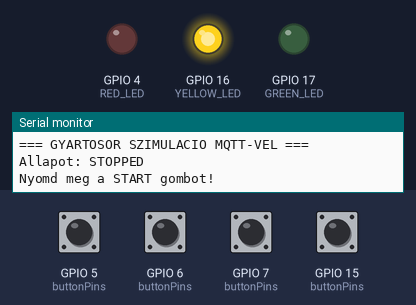
A sketch run on a simulated ESP32. On the bench: output pins drawn as LEDs (lit = HIGH), the last lines printed to the serial monitor. The test bench sets the inputs (shaded band); at power-on: GPIO 5 (buttonPins), GPIO 6 (buttonPins), GPIO 7 (buttonPins), GPIO 15 (buttonPins) HIGH. WiFi joins after 1.5 s; servers stay silent unless stated; no MQTT or app messages arrive unless stated; not simulated (calls return 0 or success): secrets.h.

Above: at 1.2 s.
1.3 s: GPIO 5 (buttonPins) pulled LOW for 0.15 s
At 2.5 s:
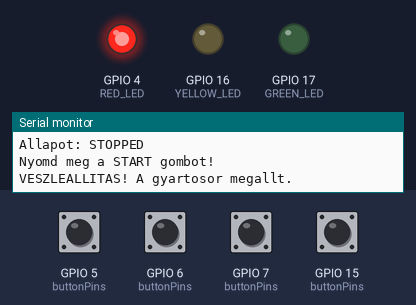
4.4 s: GPIO 7 (buttonPins) pulled LOW for 0.15 s
At 5.6 s:
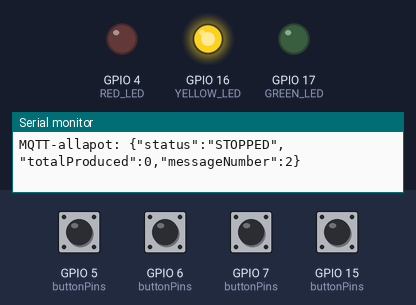
6.0 s: GPIO 15 (buttonPins) pulled LOW for 0.15 s
At 6.9 s:
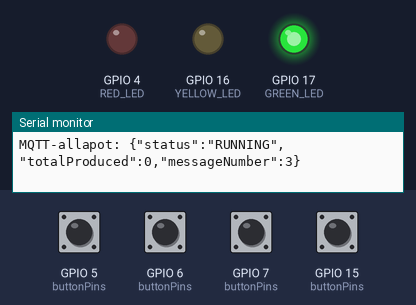
7.6 s: GPIO 6 (buttonPins) pulled LOW for 0.15 s
At 8.1 s:
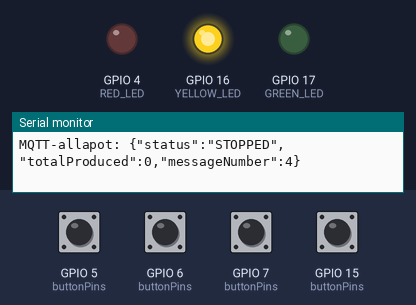
9.2 s: GPIO 5 (buttonPins) pulled LOW for 1 s
At 10.5 s:
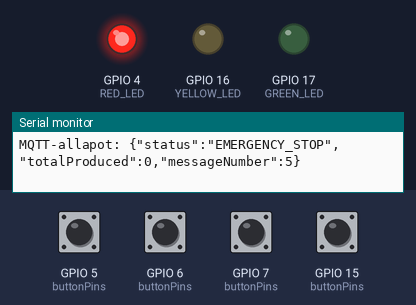
Timing chart, 0 to 12.2 s (numbered marks = the images above; inputs shaded):
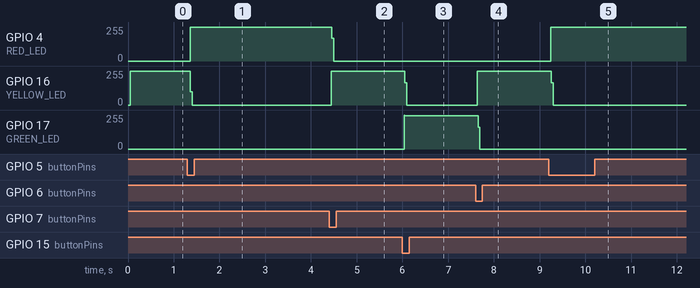

Measured:
- after the input at 1.3 s, GPIO 4 (RED_LED): 0/255 → 253/255 after 0.07 s, → 255/255 1.7 s later; GPIO 16 (YELLOW_LED): 253/255 → 0/255 after 0.07 s
- after the input at 4.4 s, GPIO 4 (RED_LED): 255/255 → 0/255 after 0.05 s; GPIO 16 (YELLOW_LED): 0/255 → 252/255 at once
- after the input at 6.0 s, GPIO 16 (YELLOW_LED): 252/255 → 0/255 after 0.05 s; GPIO 17 (GREEN_LED): 0/255 → 251/255 at once
- after the input at 7.6 s, GPIO 16 (YELLOW_LED): 0/255 → 252/255 at once; GPIO 17 (GREEN_LED): 251/255 → 0/255 after 0.05 s
- after the input at 9.2 s, GPIO 4 (RED_LED): 0/255 → 254/255 at once; GPIO 16 (YELLOW_LED): 252/255 → 0/255 after 0.05 s

The sketch:

Gyartosor_Szimulacio.ino
```cpp
#include <WiFi.h>
#include <PubSubClient.h>
#include "secrets.h"

const char* WIFI_SSID = SECRET_WIFI_SSID;
const char* WIFI_PASSWORD = SECRET_WIFI_PASSWORD;
const char* MQTT_SERVER = SECRET_MQTT_SERVER;

const int MQTT_PORT = 1883;


// MQTT temak
const char* TOPIC_STATUS = "gyartosor/esp32/status";
const char* TOPIC_EVENT = "gyartosor/esp32/event";

// LED-ek
const int GREEN_LED = 17;
const int YELLOW_LED = 16;
const int RED_LED = 4;

// Gombok
const int START_BUTTON = 15;
const int RESET_BUTTON = 7;
const int STOP_BUTTON = 6;
const int EMERGENCY_BUTTON = 5;

enum MachineState {
  STOPPED,
  RUNNING,
  EMERGENCY_STOP
};

MachineState machineState = STOPPED;

WiFiClient wifiClient;
PubSubClient mqttClient(wifiClient);

unsigned long lastProductionTime = 0;
unsigned long lastStatusTime = 0;
unsigned long lastWiFiAttempt = 0;
unsigned long lastMQTTAttempt = 0;

const unsigned long PRODUCTION_INTERVAL = 2000;
const unsigned long DEBOUNCE_TIME = 40;
const unsigned long STATUS_INTERVAL = 5000;
const unsigned long RECONNECT_INTERVAL = 3000;

unsigned long lastChange[4] = {0, 0, 0, 0};
bool lastReading[4] = {HIGH, HIGH, HIGH, HIGH};
bool stableState[4] = {HIGH, HIGH, HIGH, HIGH};

const int buttonPins[4] = {
  START_BUTTON,
  RESET_BUTTON,
  STOP_BUTTON,
  EMERGENCY_BUTTON
};

unsigned long totalProduced = 0;
unsigned long messageNumber = 0;

MachineState lastPublishedState = STOPPED;
unsigned long lastPublishedCount = 0;
bool firstStatusPublished = false;

bool buttonPressed(int index) {
  bool reading = digitalRead(buttonPins[index]);

  if (reading != lastReading[index]) {
    lastReading[index] = reading;
    lastChange[index] = millis();
  }

  if (millis() - lastChange[index] >= DEBOUNCE_TIME) {
    if (reading != stableState[index]) {
      stableState[index] = reading;

      // INPUT_PULLUP: LOW = lenyomott gomb
      if (stableState[index] == LOW) {
        return true;
      }
    }
  }

  return false;
}

const char* getStateName() {
  switch (machineState) {
    case RUNNING:
      return "RUNNING";

    case STOPPED:
      return "STOPPED";

    case EMERGENCY_STOP:
      return "EMERGENCY_STOP";
  }

  return "UNKNOWN";
}

void updateLEDs() {
  digitalWrite(GREEN_LED, LOW);
  digitalWrite(YELLOW_LED, LOW);
  digitalWrite(RED_LED, LOW);

  switch (machineState) {
    case RUNNING:
      digitalWrite(GREEN_LED, HIGH);
      break;

    case STOPPED:
      digitalWrite(YELLOW_LED, HIGH);
      break;

    case EMERGENCY_STOP:
      digitalWrite(RED_LED, HIGH);
      break;
  }
}

void connectWiFi() {
  if (WiFi.status() == WL_CONNECTED) {
    return;
  }

  unsigned long now = millis();

  if (now - lastWiFiAttempt < RECONNECT_INTERVAL) {
    return;
  }

  lastWiFiAttempt = now;

  Serial.println("Wi-Fi-csatlakozasi kiserlet...");
  WiFi.mode(WIFI_STA);
  WiFi.begin(WIFI_SSID, WIFI_PASSWORD);
}

void connectMQTT() {
  if (WiFi.status() != WL_CONNECTED ||
      mqttClient.connected()) {
    return;
  }

  unsigned long now = millis();

  if (now - lastMQTTAttempt < RECONNECT_INTERVAL) {
    return;
  }

  lastMQTTAttempt = now;

  Serial.print("MQTT-kapcsolodas... ");

  String clientId = "ESP32-Gyartosor-";
  clientId += String((uint32_t)ESP.getEfuseMac(), HEX);

  if (mqttClient.connect(clientId.c_str())) {
    Serial.println("sikeres!");

    // Uj kapcsolatnal friss allapotot kuldunk
    firstStatusPublished = false;
  } else {
    Serial.print("sikertelen, hibakod: ");
    Serial.println(mqttClient.state());
  }
}

void publishEvent(const char* eventName) {
  if (!mqttClient.connected()) {
    return;
  }

  char payload[160];

  snprintf(
    payload,
    sizeof(payload),
    "{\"event\":\"%s\",\"status\":\"%s\",\"totalProduced\":%lu}",
    eventName,
    getStateName(),
    totalProduced
  );

  if (mqttClient.publish(TOPIC_EVENT, payload)) {
    Serial.print("MQTT-esemeny: ");
    Serial.println(payload);
  } else {
    Serial.println("Az MQTT-esemeny kuldese sikertelen.");
  }
}

void publishStatus(bool force = false) {
  if (!mqttClient.connected()) {
    return;
  }

  unsigned long now = millis();

  bool stateChanged =
    machineState != lastPublishedState;

  bool countChanged =
    totalProduced != lastPublishedCount;

  bool intervalElapsed =
    now - lastStatusTime >= STATUS_INTERVAL;

  if (!force &&
      firstStatusPublished &&
      !stateChanged &&
      !countChanged &&
      !intervalElapsed) {
    return;
  }

  char payload[160];

  snprintf(
    payload,
    sizeof(payload),
    "{\"status\":\"%s\",\"totalProduced\":%lu,\"messageNumber\":%lu}",
    getStateName(),
    totalProduced,
    ++messageNumber
  );

  if (mqttClient.publish(TOPIC_STATUS, payload)) {
    Serial.print("MQTT-allapot: ");
    Serial.println(payload);

    lastPublishedState = machineState;
    lastPublishedCount = totalProduced;
    lastStatusTime = now;
    firstStatusPublished = true;
  } else {
    Serial.println("Az MQTT-allapot kuldese sikertelen.");
  }
}

void setup() {
  Serial.begin(115200);

  pinMode(GREEN_LED, OUTPUT);
  pinMode(YELLOW_LED, OUTPUT);
  pinMode(RED_LED, OUTPUT);

  for (int i = 0; i < 4; i++) {
    pinMode(buttonPins[i], INPUT_PULLUP);
  }

  updateLEDs();

  WiFi.mode(WIFI_STA);
  WiFi.begin(WIFI_SSID, WIFI_PASSWORD);

  mqttClient.setServer(MQTT_SERVER, MQTT_PORT);
  mqttClient.setBufferSize(256);

  Serial.println();
  Serial.println("=== GYARTOSOR SZIMULACIO MQTT-VEL ===");
  Serial.println("Allapot: STOPPED");
  Serial.println("Nyomd meg a START gombot!");

  lastWiFiAttempt = millis();
}

void loop() {
  // Halozati kapcsolat kezelese
  connectWiFi();
  connectMQTT();

  if (mqttClient.connected()) {
    mqttClient.loop();
  }

  // Gombok olvasasa
  bool startPressed = buttonPressed(0);
  bool resetPressed = buttonPressed(1);
  bool stopPressed = buttonPressed(2);
  bool emergencyPressed = buttonPressed(3);

  bool stateChanged = false;
  const char* eventName = nullptr;

  // A veszalj minden mas muveletnel fontosabb
  if (emergencyPressed) {
    if (machineState != EMERGENCY_STOP) {
      machineState = EMERGENCY_STOP;
      stateChanged = true;
      eventName = "EMERGENCY_STOP";
      Serial.println("VESZLEALLITAS! A gyartosor megallt.");
    }
  }
  else if (machineState == EMERGENCY_STOP) {
    if (resetPressed) {
      machineState = STOPPED;
      stateChanged = true;
      eventName = "EMERGENCY_RESET";
      Serial.println("Veszallapot torolve. A gyartosor LEALLITVA.");
    }
    else if (startPressed) {
      Serial.println("Nem indithato! Eloszor RESET szukseges.");
    }
  }
  else {
    if (stopPressed) {
      if (machineState != STOPPED) {
        machineState = STOPPED;
        stateChanged = true;
        eventName = "STOP";
        Serial.println("STOP: A gyartosor leallt.");
      }
    }
    else if (resetPressed) {
      machineState = STOPPED;
      totalProduced = 0;
      stateChanged = true;
      eventName = "RESET";
      Serial.println("RESET: A darabszam nullazva.");
    }
    else if (startPressed) {
      if (machineState != RUNNING) {
        machineState = RUNNING;
        lastProductionTime = millis();
        stateChanged = true;
        eventName = "START";
        Serial.println("START: A gyartas elindult.");
      }
    }
  }

  updateLEDs();

  // Szimulalt termeles: egy darab ket masodpercenkent
  if (machineState == RUNNING &&
      millis() - lastProductionTime >= PRODUCTION_INTERVAL) {
    lastProductionTime = millis();
    totalProduced++;

    Serial.print("Legyartott darabok: ");
    Serial.println(totalProduced);
  }

  // Az esemenyek es az aktualis allapot tovabbitasa
  if (stateChanged && eventName != nullptr) {
    publishEvent(eventName);
  }

  publishStatus();
}
```
